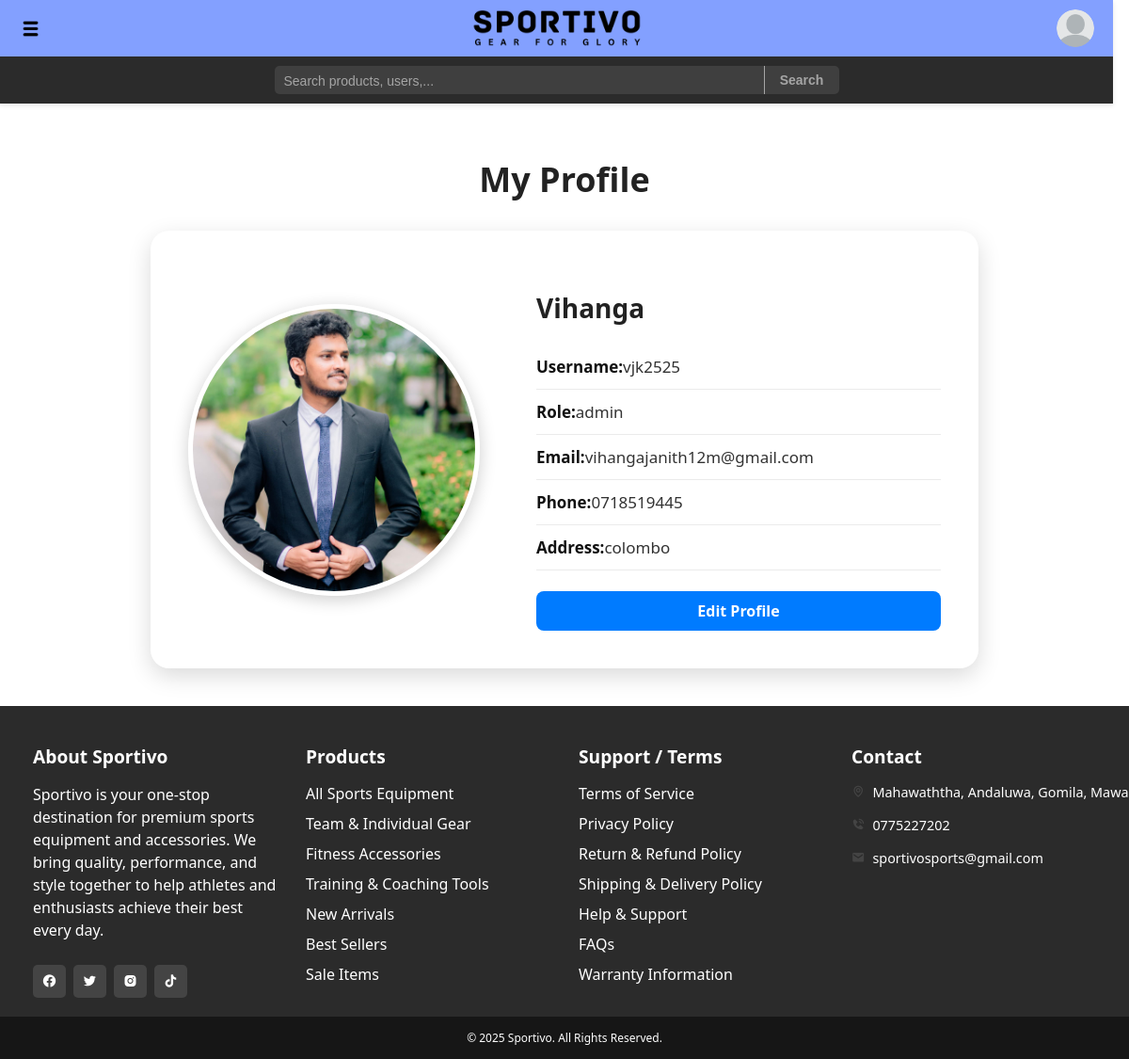
The page /myProfileAdmin.php (signed in) on the database its author committed.
### tables this page shows
CREATE TABLE `customers` (
  `customer_id` int(11) NOT NULL,
  `name` varchar(100) DEFAULT NULL,
  `image_path` varchar(255) DEFAULT NULL,
  `email` varchar(100) DEFAULT NULL,
  `phone` varchar(20) DEFAULT NULL,
  `address` varchar(255) DEFAULT NULL,
  `username` varchar(50) NOT NULL DEFAULT '',
  `password` varchar(255) NOT NULL DEFAULT '',
  `role` enum('user','admin') NOT NULL DEFAULT 'user',
  `reset_token` varchar(255) DEFAULT NULL,
  `reset_expires` datetime DEFAULT NULL
);

### includes/myProfile.inc.php (called while the page is built, shortened)
<?php
    require_once 'db.php';
    function getUserData($conn, $username) {
        $sql = "SELECT * FROM customers WHERE username = ?";
        $stmt = mysqli_stmt_init($conn);
        if (!mysqli_stmt_prepare($stmt, $sql)) {
            return null;
        }
        mysqli_stmt_bind_param($stmt, "s", $username);
        mysqli_stmt_execute($stmt);
        $result = mysqli_stmt_get_result($stmt);
        $row = mysqli_fetch_assoc($result);
        return $row;
    }
    $username = $_SESSION["username"];
    $userData = getUserData($connect, $username);
    if (!empty($userData['image_path'])) {
        $imagePath = 'userImgs/' . $userData['image_path'];
    }
?>

### myProfileAdmin.php (the view, shortened to what this page needs)
<?php
    include 'adminHeader.php';
    require_once 'includes/myProfile.inc.php';
?>
<link rel="stylesheet" href="css/myProfileAdmin.css">
<div class="myProfileContainer">
    <h1>My Profile</h1>
    <div class="profileCard">
        <img src="<?php echo htmlspecialchars($imagePath); ?>" alt="Profile Picture" class="profileCardImg"><br>
        <div class="profileDetails">
            <h2><?php echo htmlspecialchars($userData['name']); ?></h2>
            <p><strong>Username:</strong> <span><?php echo htmlspecialchars($userData['username']); ?></span></p>
            <p><strong>Role:</strong> <span><?php echo htmlspecialchars($userData['role']); ?></span></p>
            <p><strong>Email:</strong> <span><?php echo htmlspecialchars($userData['email']); ?></span></p>
            <p><strong>Phone:</strong> <span><?php echo htmlspecialchars($userData['phone']); ?></span></p>
            <p><strong>Address:</strong> <span><?php echo htmlspecialchars($userData['address']); ?></span></p><br>
            <a href="editProfileAdmin.php" class="edit-btn">Edit Profile</a>
        </div>
    </div>
</div>
<?php
    include 'footer.php';
?>

### css/style.css (style rules this page uses)
html, body { height: 100%; margin: 0; font-family: 'Segoe UI', Tahoma, Geneva, Verdana, sans-serif; overflow-x: hidden; }
:root { --main-color: #1e1e1e; --secondary-color: #444444; --text-color: #ffffff; }

### css/myProfileAdmin.css (style rules this page uses)
.myProfileContainer { display: flex; justify-content: flex-start; flex-direction: column; align-items: center; padding: 20px; box-sizing: border-box; margin-bottom: 20px; }
.myProfileContainer h1 { font-size: 36px; font-weight: 700; margin-bottom: 30px; color: #222; display: flex; flex-direction: column; justify-content: center; }
.profileCard { display: flex; flex-direction: row; align-items: center; background: rgba(255, 255, 255, 0.25); backdrop-filter: blur(15px); border-radius: 20px; width: 800px; max-width: 95%; box-shadow: 0 8px 25px rgba(0, 0, 0, 0.15); padding: 40px; gap: 30px; transition: transform 0.3s ease, box-shadow 0.3s ease; }
.profileCardImg { width: 300px; height: 300px; border-radius: 50%; object-fit: cover; border: 5px solid rgba(255, 255, 255, 0.8); box-shadow: 0 4px 18px rgba(0, 0, 0, 0.2); flex-shrink: 0; }
.profileDetails { flex: 1; text-align: left; justify-content: center; }
.profileDetails h2 { font-size: 28px; color: #222; margin-bottom: 20px; font-weight: 600; }
.profileDetails p { font-size: 17px; color: #333; border-bottom: 1px solid rgba(0,0,0,0.08); padding: 12px 0; margin: 0; display: flex; justify-content: flex-start; }
.profileDetails p strong { color: #111; font-weight: 600; }
.edit-btn { padding: 10px 20px; text-decoration: none; border-radius: 8px; font-weight: bold; display: flex; justify-content: center; align-items: center; transition: 0.3s; cursor: pointer; border: none; outline: none; background-color: #007bff; color: white; }

### rows shown on the page
customers: image_path (picture), name "Vihanga", username "vjk2525", role "admin", email "vihangajanith12m@gmail.com", phone "0718519445", address "colombo"
